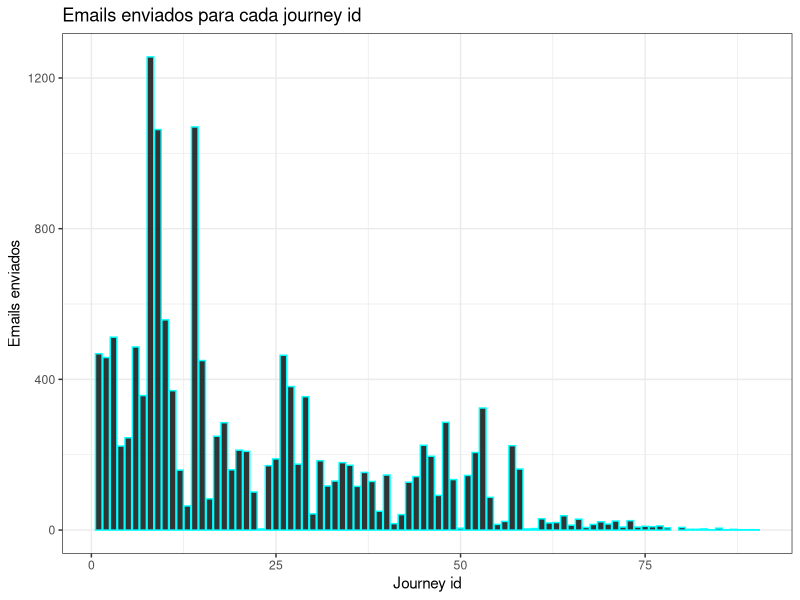
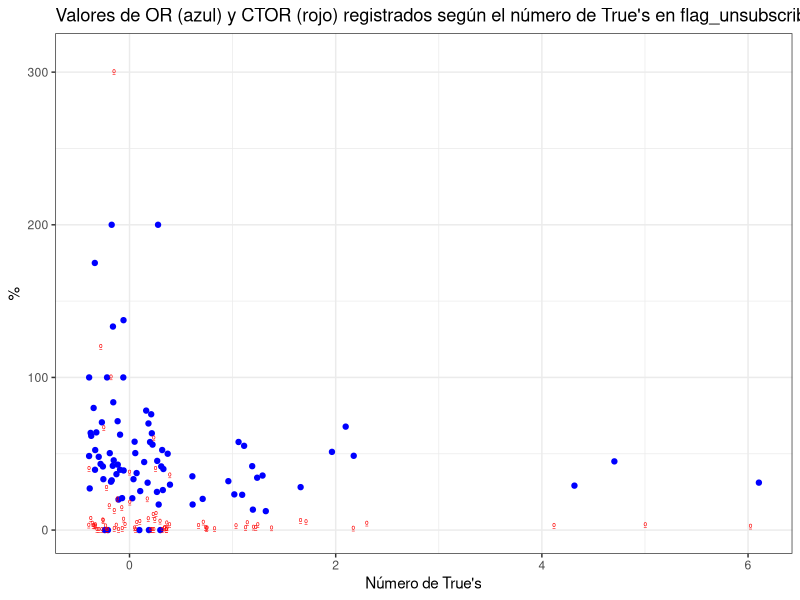

Source code (R) for these figures, in order:
# Autor: Alejandro Florido Reyes

#Análisis explotatorio de campañas de E-mail Marketing

# setwd("C:/Documentos y otros/EAE/Asignaturas y Master/Customer Analytics/Practica_EmailMarketing")

#PASO 1: Deben cargar las librerias:
#tidyverse, lubridate, corrplot
library(tidyverse)
library(lubridate)
library(corrplot)

#PASO 2: Generar un dataset llamado email_analysis cargando el archivo "dataset_email-mkt.csv" eliminando 
#primera columna

email_analysis <- read.csv("dataset_email-mkt.csv", header = T, sep = ',') %>% 
  select(-1)

View(email_analysis) # Personalmente, prefiero tener una visión global de la tabla en una ventana aparte.

# También se podría haber usado summary, str o head/tail para obtener una visión resumida del dataframe.

#Modificar la columna de sendout_date para que sea fecha y no character
email_analysis$sendout_date <- as.Date(email_analysis$sendout_date, "%Y-%m-%d") # La sobreescribimos con tipo Date.
str(email_analysis) # Comprobamos que se ha sobreescrito correctamente.

#PASO 3: Generar un segundo dataset email_campaign filtrando la columna
#email_scope == "Campaign"

email_campaign <- email_analysis %>% 
  filter(email_scope == "Campaign")

View(email_campaign)

#Calculen los datos agregados de todas las columnas que comienzan con "total_"
#agrupando por journeys_id

agre <- email_campaign %>% 
  select(4:15,journeys_ids) %>%
  group_by(journeys_ids) %>% 
  summarize_all(sum, na.rm = T) # Le ordenamos que ignore los NAs al hacer la suma.

View(agre)

#Realicen un plot de la cantidad de envios de mails para cada journeys_ids

ggplot(agre) +
  geom_col(aes(x = journeys_ids, y =total_email_sent), color = 'cyan', fill = 'black', alpha = 0.8) +
  labs(title = 'Emails enviados para cada journey id', x = 'Journey id', y = 'Emails enviados') +
  theme_bw()

#* He decidido usar barras en lugar de puntos porque creo que el gráfico que se obtiene con barras es más visual y más 
#* entendible por un público de perfil no técnico, como podría ser un equipo de marketing.

#PASO 4: Realizar los cálculos de open_rate y ctor para cada journeys_id
#OR: el porcentaje de emails que fueron abiertos por los
#destinatarios sobre el total de emails enviados.
#Click to Open Rate (CTOR): El porcentaje de usuarios que
#recibieron el mail, lo abrieron y realizaron clic en el link deseado.

orctor <- agre %>% 
  summarise(journeys_ids, OR = total_email_open/total_email_delivered*100, CTOR = total_email_clicks/total_email_delivered*100)

# Tanto para OR como para CTOR tengo que tener en cuenta la entrega efectiva, por lo que uso los emails entregados como denominador.

View(orctor) # Añado la columna journeys_ids porque será útil cuando haya que deducir qué campaña ha dado mejores resultados.

#* Estoy observando que pierdo una fila del df y no sé por qué, voy a investigarlo...

#**********************************************************************************************
#* He observado en orctor que me falta la journey id 79. Veamos qué datos contiene:

email_analysis %>% 
  filter(email_analysis$journeys_ids == 79)

#* Podemos observar que contiene únicamente datos que no son de campañas (véase 
#* la columna e-mail_scope). Por lo tanto, esta columna no influye en los análisis de campañas.

#**********************************************************************************************

#Cual es el OR y CTOR promedio de todas las campañas realizadas?

meanorctor <- orctor %>% 
  summarise(OR_promedio = mean(OR),CTOR_promedio = mean(CTOR)) 

head(meanorctor) # Observamos que: mean(OR) = 95.5, mean(CTOR) = 12.3.

# Si quisiéramos el cálculo con más decimales, también podríamos usar View:

View(meanorctor) # Observamos que: mean(OR) = 95.50527, mean(CTOR) = 12.28233.

#Cuales son las campañas que mejor han performado?

# Serán aquellas con mayor OR o mayor CTOR (según los objetivos de la empresa):

which.max(orctor$OR) # Índice (fila) 85, esto es, journey id 86 en orctor, con OR del 3000%.
which.max(orctor$CTOR) # Índice (fila) 87, esto es, journey id 88 en orctor, con CTOR del 300%.

#* En caso de que a la empresa le interese simplemente tener visibilidad, podríamos decir que
#* la que tuvo mayor Open Rate fue la mejor. En este caso esa sería la de journeys_ids = 86,
#* cuyo índice en la tabla es 85 (ya que la 79 se queda fuera del análisis, como comprobamos 
#* antes). La tasa de OR en este caso es del 3000%. Sin embargo, este dato es muy extremo, por
#* lo que puede ser interesante analizar otras campañas que hayan tenido un buen desempeño, por
#* si acaso este valor anómalo no se pudiera tener en cuenta realmente (un mismo email enviado
#* ha sido leído 30 veces y en el dataframe agre no hay otros precedentes similares a este). 
#* 
#* Según hemos visto en la teoría, los valores típicos de la OR están entre el 12% y el 60%, pero su 
#* promedio es del 24%, así que vamos a suponer que una buena campaña sería aquella que está por
#* encima del promedio y a calcular qué campañas cumplen esta condición:
 
GoodOR <- orctor %>% 
  select(journeys_ids, OR) %>% 
  filter(OR > 24 & OR <3000) # Evitamos el valor extremo con el 3000%. 
                             # Observamos que no es el único por encima del 100%.
GoodOR

#* Como son bastantes campañas, podemos ser más restrictivos para quedarnos solo con las mejores
#* a la vez que evitamos tasas por encima del 100%, que podemos considerar anómalas:
#* 

VeryGoodOR <- orctor %>% 
  select(journeys_ids, OR) %>% 
  filter(OR > 80 & OR <= 100)

View(VeryGoodOR)

#* Vemos que las 4 mejores campañas con un valor de OR "normal" (por debajo del 100%) son las de
#* journeys_id 35, 68, 84 y 88. 
#* 
#* Salvo el 35 (que tampoco tiene un valor muy alto), podemos observar
#* en "agre" que, en general, las que han tenido mejor performance están entre aquellas campañas
#* que menos emails habían enviados, lo que es lógico, ya que cuanto menor sea el número de usuarios
#* al que le envías emails, mayor es la probabilidad de que todos abran el email (es más fácil que lo
#* habrán 5 personas que 500).
 
#* Por otro lado, si a la empresa tiene por objetivo que el cliente la conozca lo más a fondo
#* posible e incluso tenga mayores posibilidades de convertirse en comprador (que es lo típico),
#* entonces lo que más le interesará será el CTOR y la campaña que mejor ha cumplido su 
#* función ha sido aquella cuyo journeys_ids = 88 (índice 87 en esta tabla por el mismo motivo
#* que comenté en el párrafo anterior). La tasa de CTOR es en este caso del 300%. Sin embargo,
#* de nuevo se trata de un valor anómalo y, por lo tanto, no fiable.
#* 
#* Según la teoría, la CTOR oscila normalmente entre  el 6 y el 32%, teniendo su valor promedio
#* en un 15%. Filtremos aquellas campañas que superen este valor promedio para saber qué campañas
#* han tenido un buen CTOR:
#* 

GoodCTOR <- orctor %>% 
  select(journeys_ids, CTOR) %>% 
  filter(CTOR > 15 & CTOR <= 100)

View(GoodCTOR) # Hay 12 resultados, que son bastantes, vamos a quedarnos con las mejores.

VeryGoodCTOR <- orctor %>% 
  select(journeys_ids, CTOR) %>% 
  filter(CTOR > 50 & CTOR <= 100)

View(VeryGoodCTOR) 

#* Vemos que las 3 mejores, si no tenemos en cuenta los valores anómalos, son las 
#* de journeys_ids 55, 76 y 86. Además, se repite el hecho de que las tres mejores
#* han sido campañas con nº de emails entregados muy pequeños (15, 9 y 1 en este 
#* caso), por lo que podemos decir que tiene sentido que lo sean.

#Las campañas que peor performan son aquellas donde más "flag_unsubscribe"
#con valor TRUE existen?

# Comprobémoslo:

sum(is.na(email_analysis$flag_unsubscribe)) # Comprobamos que la columna no contiene NAs, por si acaso.

flag <- email_campaign %>% 
  select(flag_unsubscribe, journeys_ids) %>% 
  group_by(journeys_ids) %>% 
  summarise(Numero_de_Trues_en_flag_unsubscribe = sum(flag_unsubscribe)) 

#* False = 0 y True = 1, luego si la nueva columna tiene un valor distinto de cero, para esa fila había 
#* True's (y dicho valor indica el número de True's que había).

View(flag)

#* Como son muchos datos, voy a juntar los datos de OR y CTOR en la misma tabla que los Flag y 
#* voy a dibujar un diagrama de dispersión para ver si es cierto lo que se pregunta.

flag$OR <- orctor$OR
flag$CTOR <- orctor$CTOR
View(flag)

ggplot(flag) +
  geom_point(aes(x = Numero_de_Trues_en_flag_unsubscribe, y = OR), color = 'blue', position = 'jitter') +
  geom_point(aes(x = Numero_de_Trues_en_flag_unsubscribe, y = CTOR), color = 'red', position = 'jitter',
             shape = 'º', size = 2.5) +
  ylim(0,310) +
  labs(title = "Valores de OR (azul) y CTOR (rojo) registrados según el número de True's en flag_unsubscribe", x = "Número de True's",
       y = '%') +
  theme_bw()

#* Para empezar, tengo que comentar que he utilizado la opción jitter para espaciar los puntos y
#* que se vea más clara la cantidad de puntos que hay para cada valor (los valores del eje X en realidad son enteros).
#* También he omitido el valor de OR = 3000 para que se vieran mejor las distancias entre puntos,
#* ya que el valor de 3000 hacía que la gráfica se alejara demasiado y no se reflejaran claramente dichas
#* distancias.
#*  
#* Dicho eso, observamos que la mayor parte de valores tienen flag_unsubscribe = False y dentro
#* de estos valores se han obtenido tasas de todo tipo, desde nulas (sobre todo para el CTOR) 
#* hasta las más grandes.
#* 
#* Por lo tanto, nunca se han obtenido las mejores tasas con algún
#* True en flag_unsubscribe. Por otro lado, para el caso de la OR no se puede decir que se obtengan siempre los
#* peores cuando hay True's, sino más bien que, como mucho, se obtienen valores medios de las OR que se pueden 
#* obtener si no hay ningún True.
#* 
#* Sin embargo, para el caso de la CTOR está más claro que se van a obtener los peores resultados
#* si hay algún True, ya que, aunque también se pueden obtener si no los hay, en caso de haber 
#* algún True, los resultados obtenidos siempre son muy cercanos a un 0%. Sin True's hay varios
#* casos de buenas CTOR.
#* 
#* Conclusión: no se puede decir que si hay True's el resultado va a ser necesariamente peor que
#* si no los hay, ni mucho menos que cuantos más True's hay, peor es el resultado (ya que, además,
#* hay pocos valores para agregados de True's altos, así que no estaría bien afirmar que existe 
#* dicha relación). Así que no, no es cierto que las campañas que han obtenido peores resultados 
#* sean aquellas donde existen más True's. 

#PASO 5: Realizar análisis de los usuarios según su género, realizando un nuevo
#dataset que agregue los datos según género

# REV CAMBIADO A EMAIL_CAMPAIGN.

gene <- email_campaign %>% 
  select(4:15,gender) %>% 
  group_by(gender) %>% 
  summarize_all(sum,na.rm=T)

View(gene)

#* Como es lógico, he obviado los campos sobre los que no se podía sumar (y también los booleanos),
#* al igual que hicimos la primera vez que agregamos (agrupando por journeys_ids).

#Calcular métricas de OR y CTOR para cada género e identificar si se perciben
#diferencias de comportamiento en relación a la tasa de apertura y clics

(orctor2 <- gene %>% 
  summarise(Genero = gender,OR = total_email_open/total_email_sent*100, CTOR = total_email_clicks/total_email_sent*100))

#* f OR = 44.5%, CTOR = 3.40%
#* m OR = 50.7%, CTOR = 4.05%
#* u OR = 31.3%, CTOR = 2.93%

#* Podemos observar que las tasas de apertura y clics son inferiores cuando no se conoce el 
#* género, sobre todo en el caso de la tasa de apertura (Open Rate). En cuanto a hombres y 
#* mujeres, ambas tasas son algo menores para el caso de las mujeres.

#Qué sucede con la cantidad promedio de páginas vistas por género?

#* La cantidad promedio de páginas vistas por género viene dada en la siguiente tabla:

(gene2 <- email_campaign %>% 
  select(total_pageviews,gender) %>% 
  group_by(gender) %>% 
  summarize_all(mean,na.rm=T)
)

#* f mean(total_pageviews) = 4.36
#* m mean(total_pageviews) = 3.26
#* u mean(total_pageviews) = 3.25

#* NOTA. En este caso habría que tener en cuenta que el número de páginas en total es mucho menor 
#* que en el caso de los e-mails, de tal forma que el número total de páginas vistas por género no 
#* llega a los 100 para ningún género, lo que demuestra que la muestra es pequeña con respecto a la 
#* total y, en consecuencia, que las conclusiones que se extraigan de la misma no tienen por qué ser
#* muy fiables. El total de páginas vistas viene dado por:
 
gene$total_pageviews

#* Y es de 48 para mujeres (f), 88 para hombres (m) y 39 si no se conoce el género (u). Véase que 
#* el número es muy inferior al número de filas del dataframe original:

nrow(email_campaign) # Que es de 14988.

#* Dicho eso, intentemos sacar conclusiones de los datos, a pesar de que tengamos una cantidad pequeña de los mismos.
#* Podemos observar que las mujeres ven, en promedio, más páginas que los hombres y que cuando
#* no se conoce el sexo, el promedio de páginas vistas es prácticamente igual al de los hombres.
#* Estos datos no dejan de ser curiosos si consideramos los datos del dataframe donde hemos sumado
#* los valores de esta columna agrupando por género (gene), ya que ahí podemos 
#* observar que son los hombres los que han visto más páginas en total, lo que significa que en
#* la base de datos hay más hombres que mujeres (o que hay números similares, pero muchos NAs en
#* el caso de las mujeres). Veamos qué está pasando realmente:

table(email_analysis$gender) #* Vemos que, como se planteó en el párrafo anterior, lo que ocurre 
                             #* es que hay muchos más hombres que mujeres.
#*   f   m    u
#* 2909 5629 6462
#* 
#* De esta tabla también se puede deducir que hay un gran % de aquellos cuyo sexo no 
#* es conocido de los que directamente no hay información de cuántas páginas han visto (NAs).

#Los hombres o las mujeres exhiben un comportamiento diferencial?

#* Sí. Por una parte, hemos visto que los hombres tienen mayor tendencia que las mujeres a abrir
#* correos y hacer click en ellos. Por otra parte, hemos visto que las mujeres miran, en promedio,
#* un mayor número de páginas. Si bien los valores obtenidos no presentan diferencias extremas
#* entre ambos géneros, sí que podrían servir como punto de partida para dar un enfoque 
#* personalizado a los clientes de esta empresa; por ejemplo, intentando hacer su página más 
#* atractiva para las mujeres (de modo que tiendan a visitarla más aún) y mandando más 
#* información en forma de correos a los hombres.





